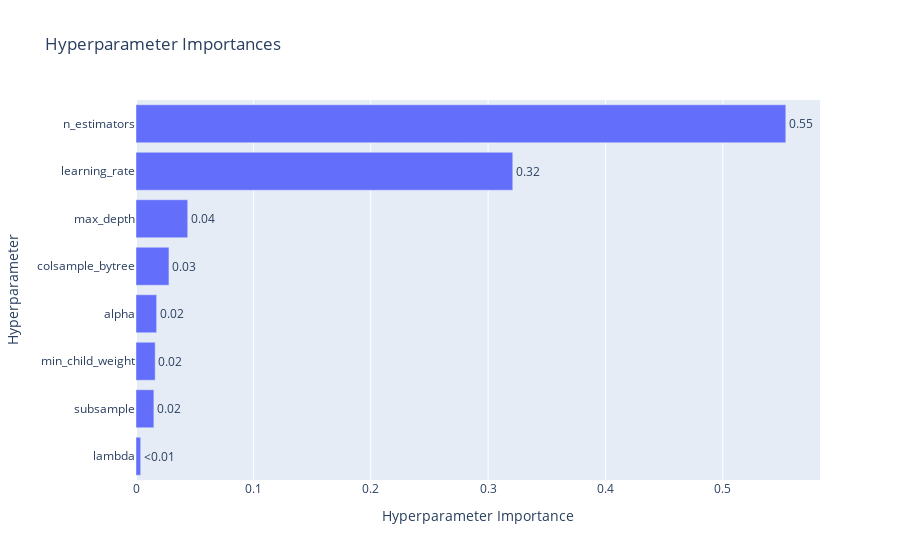

The notebook cell saved with this chart:
### Code cell
optuna.visualization.plot_param_importances(study)

### Figure 1 — Plotly figure (JSON) as saved in the notebook; plotly's stock layout.template omitted (floating-point values rounded to 4 significant figures)
{"data": [{"cliponaxis": false, "hovertemplate": ["lambda (FloatDistribution): 0.003976094096185659<extra></extra>", "subsample (CategoricalDistribution): 0.015239037563294063<extra></extra>", "min_child_weight (IntDistribution): 0.016352348192597184<extra></extra>", "alpha (FloatDistribution): 0.017585836005524418<extra></extra>", "colsample_bytree (CategoricalDistribution): 0.028077934006664133<extra></extra>", "max_depth (CategoricalDistribution): 0.04407120645942989<extra></extra>", "learning_rate (CategoricalDistribution): 0.3210341901380941<extra></extra>", "n_estimators (IntDistribution): 0.5536633535382105<extra></extra>"], "name": "Objective Value", "orientation": "h", "text": ["<0.01", "0.02", "0.02", "0.02", "0.03", "0.04", "0.32", "0.55"], "textposition": "outside", "type": "bar", "x": [0.003976, 0.01524, 0.01635, 0.01759, 0.02808, 0.04407, 0.321, 0.5537], "y": ["lambda", "subsample", "min_child_weight", "alpha", "colsample_bytree", "max_depth", "learning_rate", "n_estimators"]}], "layout": {"title": {"text": "Hyperparameter Importances"}, "xaxis": {"title": {"text": "Hyperparameter Importance"}}, "yaxis": {"title": {"text": "Hyperparameter"}}}}
